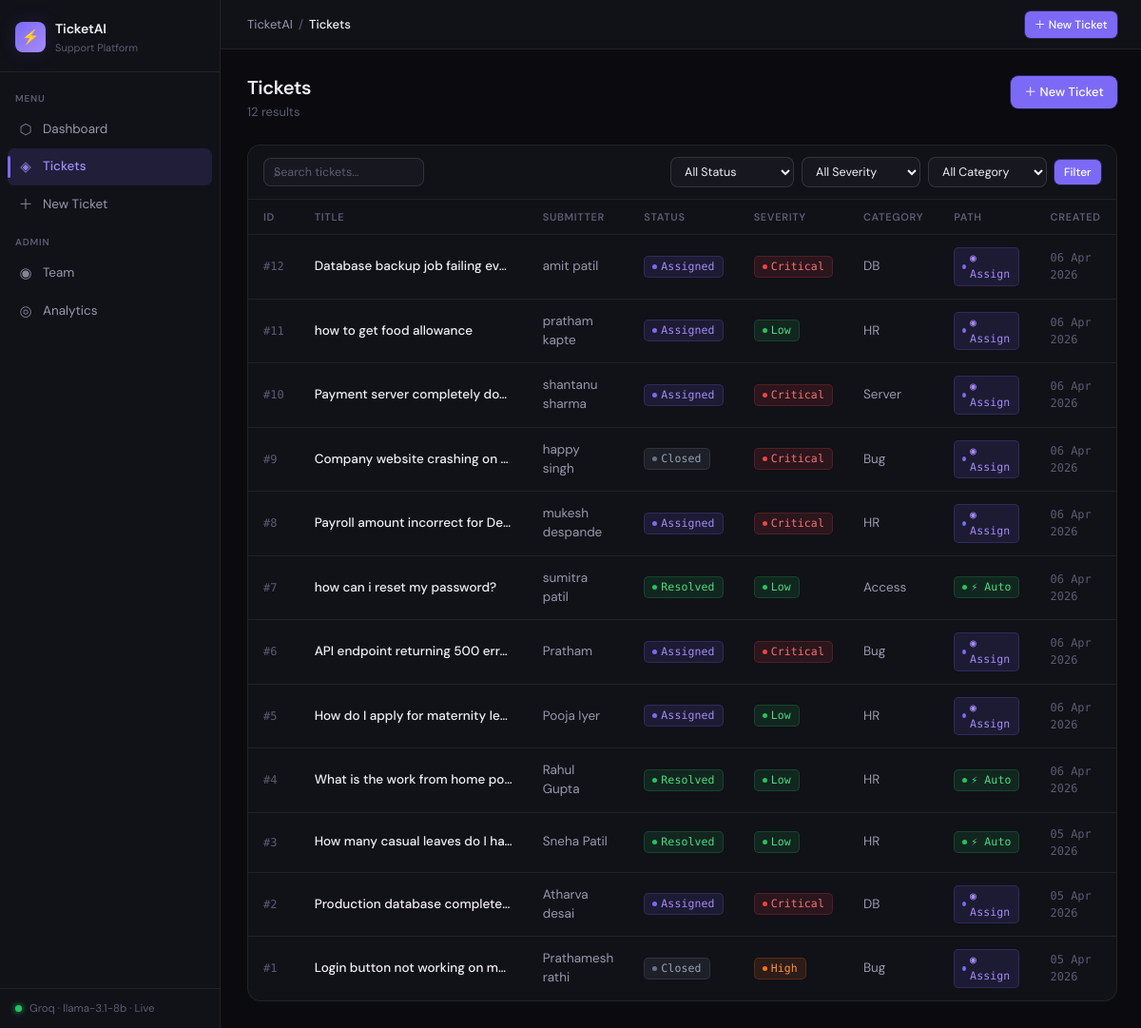
Screenshot of /view/tickets with the database file from the repository.
### app/models.py (models this page shows)
class Ticket(Base):
    __tablename__ = "tickets"
    id = Column(Integer, primary_key=True, index=True)
    title = Column(String(255), nullable=False)
    body = Column(Text, nullable=False)
    submitter_name = Column(String(100), nullable=False)
    submitter_email = Column(String(150), nullable=False)
    status = Column(String(30), default="New")
    department_id = Column(Integer, ForeignKey("departments.id"), nullable=True)
    assignee_id = Column(Integer, ForeignKey("employees.id"), nullable=True)
    created_at = Column(DateTime(timezone=True), server_default=func.now())
    updated_at = Column(DateTime(timezone=True), onupdate=func.now())
    resolved_at = Column(DateTime(timezone=True), nullable=True)
    department = relationship("Department", back_populates="tickets")
    assignee = relationship("Employee", back_populates="assigned_tickets")
    ai_analysis = relationship("AIAnalysis", back_populates="ticket", uselist=False)
    logs = relationship("TicketLog", back_populates="ticket")
    feedback = relationship("Feedback", back_populates="ticket", uselist=False)

class AIAnalysis(Base):
    __tablename__ = "ai_analysis"
    id = Column(Integer, primary_key=True, index=True)
    ticket_id = Column(Integer, ForeignKey("tickets.id"), unique=True, nullable=False)
    category = Column(String(50), nullable=False)
    summary = Column(Text, nullable=False)
    severity = Column(String(20), nullable=False)
    resolution_path = Column(String(20), nullable=False)
    sentiment = Column(String(20), nullable=False)
    suggested_department = Column(String(100), nullable=True)
    suggested_employee = Column(String(100), nullable=True)
    confidence_score = Column(Integer, nullable=False)          # 0-100
    estimated_resolution_time = Column(String(50), nullable=True)
    auto_response = Column(Text, nullable=True)                 # filled if auto-resolved
    routing_reason = Column(Text, nullable=True)                # why routed to X
    created_at = Column(DateTime(timezone=True), server_default=func.now())
    ticket = relationship("Ticket", back_populates="ai_analysis")

### app/main.py (the view)
@app.get("/view/tickets", response_class=HTMLResponse)
def tickets_page(
    request: Request,
    search: str = "",
    status: str = "",
    severity: str = "",
    category: str = "",
    db: Session = Depends(get_db)
):
    query = db.query(models.Ticket)
    if status:
        query = query.filter(models.Ticket.status == status)
    if severity:
        query = query.join(models.AIAnalysis).filter(
            models.AIAnalysis.severity == severity
        )
    if category:
        query = query.join(models.AIAnalysis).filter(
            models.AIAnalysis.category == category
        )
    all_tickets = query.order_by(desc(models.Ticket.created_at)).all()
    if search:
        s = search.lower()
        all_tickets = [
            t for t in all_tickets
            if s in t.title.lower() or s in t.submitter_name.lower()
        ]
    return templates.TemplateResponse("tickets.html", {
        "request":         request,
        "active":          "tickets",
        "tickets":         all_tickets,
        "search":          search,
        "status_filter":   status,
        "severity_filter": severity,
        "category_filter": category,
    })

### templates/tickets.html (shortened to what this page needs)
{% extends "base.html" %}
{% block breadcrumb %}Tickets{% endblock %}
{% block content %}
<div class="page-head">
  <div>
    <div class="page-head-title">Tickets</div>
    <div class="page-head-sub">{{ tickets|length }} result{% if tickets|length != 1 %}s{% endif %}</div>
  </div>
  <div class="page-head-actions">
    <a href="/submit" class="btn btn-primary">＋ New Ticket</a>
  </div>
</div>
<div class="card">
  <form method="GET" action="/tickets">
    <div class="filter-bar">
      <div class="search-wrap" style="flex:1;min-width:180px;">
        <span class="search-icon">⌕</span>
        <input class="form-control" name="search" placeholder="Search tickets..." value="{{ search or '' }}"/>
      </div>
      <select class="form-control" name="status" style="width:130px;">
        <option value="">All Status</option>
      </select>
      <select class="form-control" name="severity" style="width:125px;">
        <option value="">All Severity</option>
      </select>
      <select class="form-control" name="category" style="width:125px;">
        <option value="">All Category</option>
      </select>
      <button type="submit" class="btn btn-primary btn-sm">Filter</button>
    </div>
  </form>
  <div class="table-outer">
    <table>
      <thead>
        <tr>
          <th>ID</th>
          <th>Title</th>
          <th>Submitter</th>
          <th>Status</th>
          <th>Severity</th>
          <th>Category</th>
          <th>Path</th>
          <th>Created</th>
        </tr>
      </thead>
      <tbody>
        {% for t in tickets %}
        <tr class="row-link" onclick="location.href='/tickets/{{ t.id }}'">
          <td class="td-mono">#{{ t.id }}</td>
          <td class="td-title">{{ t.title }}</td>
          <td class="td-muted">{{ t.submitter_name }}</td>
          <td>
            {% set s = t.status.lower().replace(' ','_') %}
            <span class="badge badge-{{ s }}">{{ t.status }}</span>
          </td>
          <td>
            {% if t.ai_analysis %}
              <span class="badge badge-{{ t.ai_analysis.severity.lower() }}">{{ t.ai_analysis.severity }}</span>
            {% else %}<span class="td-muted">—</span>{% endif %}
          </td>
          <td class="td-muted">{{ t.ai_analysis.category if t.ai_analysis else '—' }}</td>
          <td>
            {% if t.ai_analysis %}
              {% if t.ai_analysis.resolution_path == 'Auto-resolve' %}
                <span class="badge badge-auto">⚡ Auto</span>
              {% else %}
                <span class="badge badge-assign-path">◉ Assign</span>
              {% endif %}
            {% else %}<span class="td-muted">—</span>{% endif %}
          </td>
          <td class="td-mono">{{ t.created_at.strftime('%d %b %Y') }}</td>
        </tr>
        {% endfor %}
      </tbody>
    </table>
  </div>
</div>
{% endblock %}

### rows the page displays
Ticket: id "12", title "Database backup job failing ev…", submitter_name "amit patil", status "Assigned", ai_analysis.severity "Critical", ai_analysis "DB", shows "◉ Assign", created_at "06 Apr 2026"
Ticket: id "11", title "how to get food allowance", submitter_name "pratham kapte", status "Assigned", ai_analysis.severity "Low", ai_analysis "HR", shows "◉ Assign", created_at "06 Apr 2026"
Ticket: id "10", title "Payment server completely do…", submitter_name "shantanu sharma", status "Assigned", ai_analysis.severity "Critical", ai_analysis "Server", shows "◉ Assign", created_at "06 Apr 2026"
Ticket: id "9", title "Company website crashing on…", submitter_name "happy singh", status "Closed", ai_analysis.severity "Critical", ai_analysis "Bug", shows "◉ Assign", created_at "06 Apr 2026"
Ticket: id "8", title "Payroll amount incorrect for De…", submitter_name "mukesh despande", status "Assigned", ai_analysis.severity "Critical", ai_analysis "HR", shows "◉ Assign", created_at "06 Apr 2026"
Ticket: id "7", title "how can i reset my password?", submitter_name "sumitra patil", status "Resolved", ai_analysis.severity "Low", ai_analysis "Access", shows "⚡ Auto", created_at "06 Apr 2026"
Ticket: id "6", title "API endpoint returning 500 err…", submitter_name "Pratham", status "Assigned", ai_analysis.severity "Critical", ai_analysis "Bug", shows "◉ Assign", created_at "06 Apr 2026"
Ticket: id "5", title "How do I apply for maternity le…", submitter_name "Pooja Iyer", status "Assigned", ai_analysis.severity "Low", ai_analysis "HR", shows "◉ Assign", created_at "06 Apr 2026"
Ticket: id "4", title "What is the work from home po…", submitter_name "Rahul Gupta", status "Resolved", ai_analysis.severity "Low", ai_analysis "HR", shows "⚡ Auto", created_at "06 Apr 2026"
Ticket: id "3", title "How many casual leaves do I ha…", submitter_name "Sneha Patil", status "Resolved", ai_analysis.severity "Low", ai_analysis "HR", shows "⚡ Auto", created_at "05 Apr 2026"
Ticket: id "2", title "Production database complete…", submitter_name "Atharva desai", status "Assigned", ai_analysis.severity "Critical", ai_analysis "DB", shows "◉ Assign", created_at "05 Apr 2026"
Ticket: id "1", title "Login button not working on m…", submitter_name "Prathamesh rathi", status "Closed", ai_analysis.severity "High", ai_analysis "Bug", shows "◉ Assign", created_at "05 Apr 2026"

### other values shown
{{ tickets|length }} "12"
